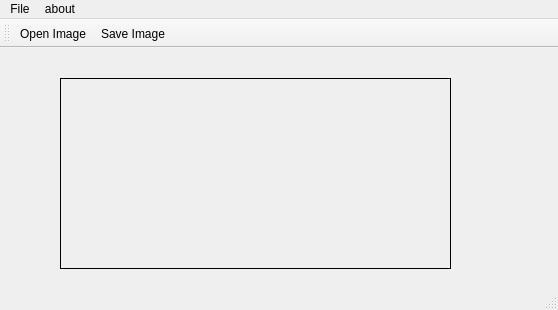
<?xml version="1.0" encoding="UTF-8"?>
<ui version="4.0">
 <class>qtqClass</class>
 <widget class="QMainWindow" name="qtqClass">
  <property name="geometry">
   <rect>
    <x>0</x>
    <y>0</y>
    <width>558</width>
    <height>310</height>
   </rect>
  </property>
  <property name="windowTitle">
   <string>qtq</string>
  </property>
  <widget class="QWidget" name="centralWidget">
   <widget class="my_qlabel" name="label">
    <property name="geometry">
     <rect>
      <x>60</x>
      <y>30</y>
      <width>391</width>
      <height>191</height>
     </rect>
    </property>
    <property name="mouseTracking">
     <bool>true</bool>
    </property>
    <property name="frameShape">
     <enum>QFrame::Box</enum>
    </property>
    <property name="text">
     <string/>
    </property>
    <property name="alignment">
     <set>Qt::AlignCenter</set>
    </property>
   </widget>
  </widget>
  <widget class="QMenuBar" name="menuBar">
   <property name="geometry">
    <rect>
     <x>0</x>
     <y>0</y>
     <width>558</width>
     <height>21</height>
    </rect>
   </property>
   <widget class="QMenu" name="menuFile">
    <property name="title">
     <string>File</string>
    </property>
    <addaction name="actionOpen_Image"/>
    <addaction name="actionSave_Image"/>
   </widget>
   <widget class="QMenu" name="menuAbbout">
    <property name="title">
     <string>about</string>
    </property>
    <addaction name="actionAbout"/>
   </widget>
   <addaction name="menuFile"/>
   <addaction name="menuAbbout"/>
  </widget>
  <widget class="QToolBar" name="mainToolBar">
   <attribute name="toolBarArea">
    <enum>TopToolBarArea</enum>
   </attribute>
   <attribute name="toolBarBreak">
    <bool>false</bool>
   </attribute>
   <addaction name="actionOpen_Image"/>
   <addaction name="actionSave_Image"/>
  </widget>
  <widget class="QStatusBar" name="statusBar"/>
  <action name="actionOpen_Image">
   <property name="icon">
    <iconset resource="images.qrc">
     <normaloff>:/image/folder.png</normaloff>:/image/folder.png</iconset>
   </property>
   <property name="text">
    <string>Open Image</string>
   </property>
  </action>
  <action name="actionSave_Image">
   <property name="icon">
    <iconset resource="images.qrc">
     <normaloff>:/image/save.png</normaloff>:/image/save.png</iconset>
   </property>
   <property name="text">
    <string>Save Image</string>
   </property>
  </action>
  <action name="actionAbout">
   <property name="text">
    <string>Single View Modeling</string>
   </property>
  </action>
 </widget>
 <layoutdefault spacing="6" margin="11"/>
 <customwidgets>
  <customwidget>
   <class>my_qlabel</class>
   <extends>QLabel</extends>
   <header location="global">my_qlabel.h</header>
  </customwidget>
 </customwidgets>
 <resources>
  <include location="qtq.qrc"/>
  <include location="images.qrc"/>
 </resources>
 <connections/>
</ui>
